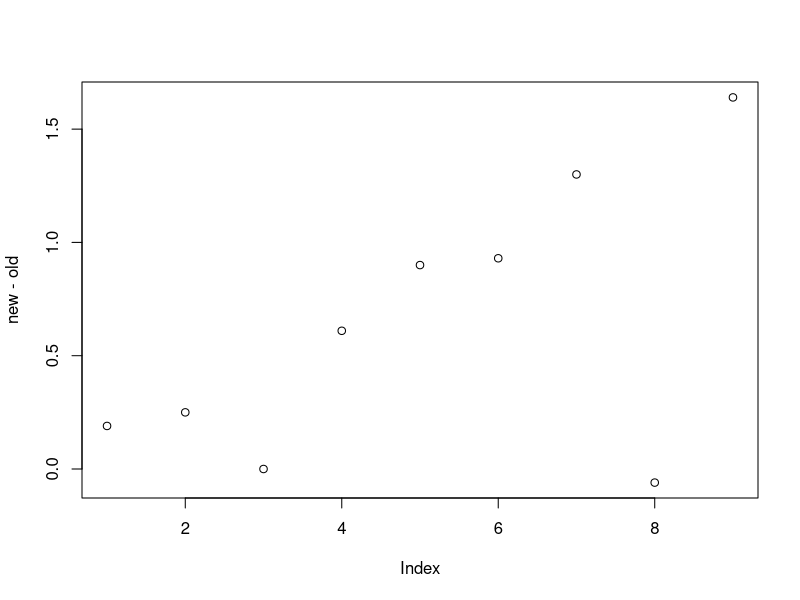

Write the R code that produced this figure.
# Tenzometr
#
# Current model does not make sense: 
# new = k * l * E
# old = k * l * (E - c)
#
# That means the error is on the load!!
#
# TODO: use better model
# 
# new = k*l + E
# old = min(0, k*l -c) +E
#
# or rather:
#
# old = (k-c)*l + E

load=c(100, 110, 120, 210, 220, 230, 310, 320, 330)

new=round(0.123*load*rnorm(length(load), 1.0, 0.01), digits=2)
new
old=round(0.123*load*rnorm(length(load), 0.985, 0.01), digits=2)
old

t.test(new-old, alternative="greater")

#m=lm(old-new ~ 0+load)
#summary(m)

ratio=(new-old)/load
#plot(ratio)
plot(new-old)
t.test(ratio, alternative="greater")